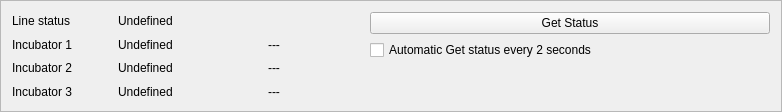
       <widget class="QFrame" name="frame">
        <property name="sizePolicy">
         <sizepolicy hsizetype="Preferred" vsizetype="Fixed">
          <horstretch>0</horstretch>
          <verstretch>0</verstretch>
         </sizepolicy>
        </property>
        <property name="frameShape">
         <enum>QFrame::StyledPanel</enum>
        </property>
        <property name="frameShadow">
         <enum>QFrame::Raised</enum>
        </property>
        <layout class="QGridLayout" name="gridLayout_3">
         <item row="0" column="0">
          <layout class="QGridLayout" name="gridLayout_2">
           <item row="1" column="1">
            <spacer name="horizontalSpacer_2">
             <property name="orientation">
              <enum>Qt::Horizontal</enum>
             </property>
             <property name="sizeHint" stdset="0">
              <size>
               <width>40</width>
               <height>20</height>
              </size>
             </property>
            </spacer>
           </item>
           <item row="0" column="0" rowspan="2">
            <layout class="QGridLayout" name="statusGrid">
             <item row="0" column="0">
              <widget class="QLabel" name="statusLineLabel">
               <property name="minimumSize">
                <size>
                 <width>100</width>
                 <height>0</height>
                </size>
               </property>
               <property name="text">
                <string>Line status</string>
               </property>
              </widget>
             </item>
             <item row="0" column="1">
              <widget class="QLabel" name="statusLine">
               <property name="minimumSize">
                <size>
                 <width>100</width>
                 <height>0</height>
                </size>
               </property>
               <property name="text">
                <string>Undefined</string>
               </property>
              </widget>
             </item>
             <item row="0" column="2">
              <widget class="QLabel" name="carlo_codega">
               <property name="minimumSize">
                <size>
                 <width>100</width>
                 <height>0</height>
                </size>
               </property>
               <property name="text">
                <string/>
               </property>
              </widget>
             </item>
             <item row="1" column="0">
              <widget class="QLabel" name="statusInc1Label">
               <property name="minimumSize">
                <size>
                 <width>100</width>
                 <height>0</height>
                </size>
               </property>
               <property name="text">
                <string>Incubator 1</string>
               </property>
              </widget>
             </item>
             <item row="1" column="1">
              <widget class="QLabel" name="statusInc1">
               <property name="minimumSize">
                <size>
                 <width>100</width>
                 <height>0</height>
                </size>
               </property>
               <property name="text">
                <string>Undefined</string>
               </property>
              </widget>
             </item>
             <item row="1" column="2">
              <widget class="QLabel" name="numPlateInc1">
               <property name="minimumSize">
                <size>
                 <width>100</width>
                 <height>0</height>
                </size>
               </property>
               <property name="text">
                <string>---</string>
               </property>
               <property name="alignment">
                <set>Qt::AlignCenter</set>
               </property>
              </widget>
             </item>
             <item row="2" column="0">
              <widget class="QLabel" name="statusInc2Label">
               <property name="minimumSize">
                <size>
                 <width>100</width>
                 <height>0</height>
                </size>
               </property>
               <property name="text">
                <string>Incubator 2</string>
               </property>
              </widget>
             </item>
             <item row="2" column="1">
              <widget class="QLabel" name="statusInc2">
               <property name="minimumSize">
                <size>
                 <width>100</width>
                 <height>0</height>
                </size>
               </property>
               <property name="text">
                <string>Undefined</string>
               </property>
              </widget>
             </item>
             <item row="2" column="2">
              <widget class="QLabel" name="numPlateInc2">
               <property name="minimumSize">
                <size>
                 <width>100</width>
                 <height>0</height>
                </size>
               </property>
               <property name="text">
                <string>---</string>
               </property>
               <property name="alignment">
                <set>Qt::AlignCenter</set>
               </property>
              </widget>
             </item>
             <item row="3" column="0">
              <widget class="QLabel" name="statusInc3Label">
               <property name="minimumSize">
                <size>
                 <width>100</width>
                 <height>0</height>
                </size>
               </property>
               <property name="text">
                <string>Incubator 3</string>
               </property>
              </widget>
             </item>
             <item row="3" column="1">
              <widget class="QLabel" name="statusInc3">
               <property name="minimumSize">
                <size>
                 <width>100</width>
                 <height>0</height>
                </size>
               </property>
               <property name="text">
                <string>Undefined</string>
               </property>
              </widget>
             </item>
             <item row="3" column="2">
              <widget class="QLabel" name="numPlateInc3">
               <property name="minimumSize">
                <size>
                 <width>100</width>
                 <height>0</height>
                </size>
               </property>
               <property name="text">
                <string>---</string>
               </property>
               <property name="alignment">
                <set>Qt::AlignCenter</set>
               </property>
              </widget>
             </item>
            </layout>
           </item>
           <item row="1" column="2">
            <spacer name="verticalSpacer">
             <property name="orientation">
              <enum>Qt::Vertical</enum>
             </property>
             <property name="sizeHint" stdset="0">
              <size>
               <width>20</width>
               <height>40</height>
              </size>
             </property>
            </spacer>
           </item>
           <item row="0" column="1">
            <spacer name="horizontalSpacer">
             <property name="orientation">
              <enum>Qt::Horizontal</enum>
             </property>
             <property name="sizeHint" stdset="0">
              <size>
               <width>40</width>
               <height>20</height>
              </size>
             </property>
            </spacer>
           </item>
           <item row="0" column="2">
            <layout class="QVBoxLayout" name="verticalLayout">
             <item>
              <widget class="QPushButton" name="getStatusButton">
               <property name="minimumSize">
                <size>
                 <width>400</width>
                 <height>0</height>
                </size>
               </property>
               <property name="text">
                <string>Get Status</string>
               </property>
              </widget>
             </item>
             <item>
              <widget class="QCheckBox" name="timerGetStatus">
               <property name="text">
                <string>Automatic Get status every 2 seconds</string>
               </property>
              </widget>
             </item>
            </layout>
           </item>
          </layout>
         </item>
        </layout>
       </widget>
